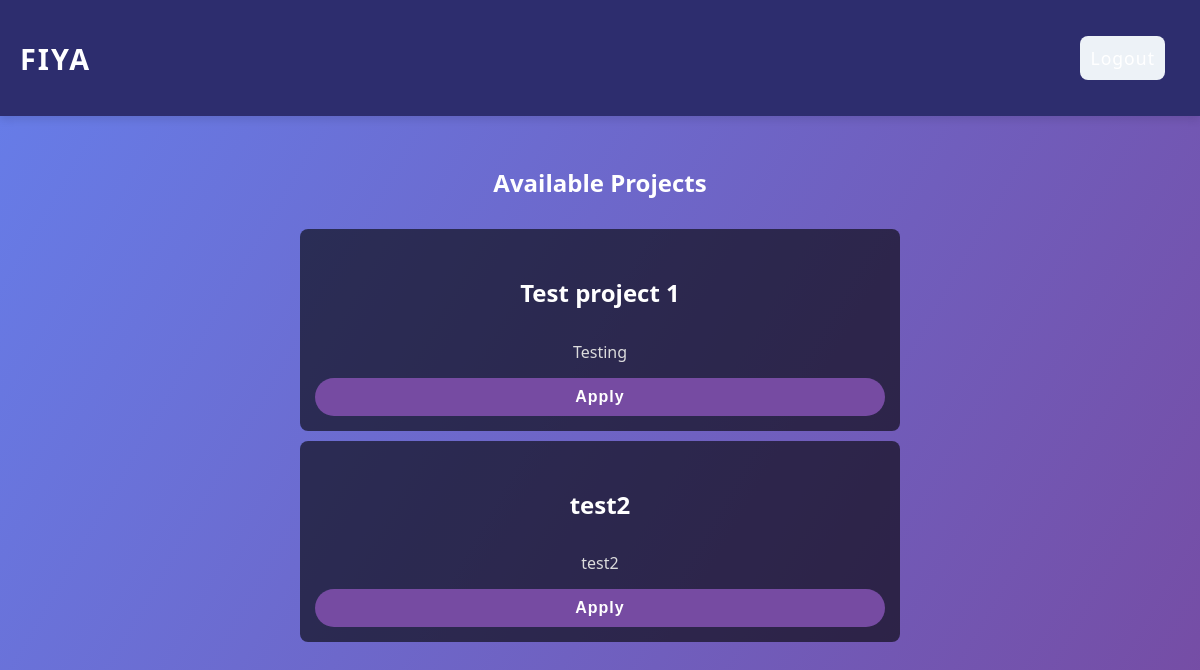
The page /dashboard (signed in) on the database as committed earlier.
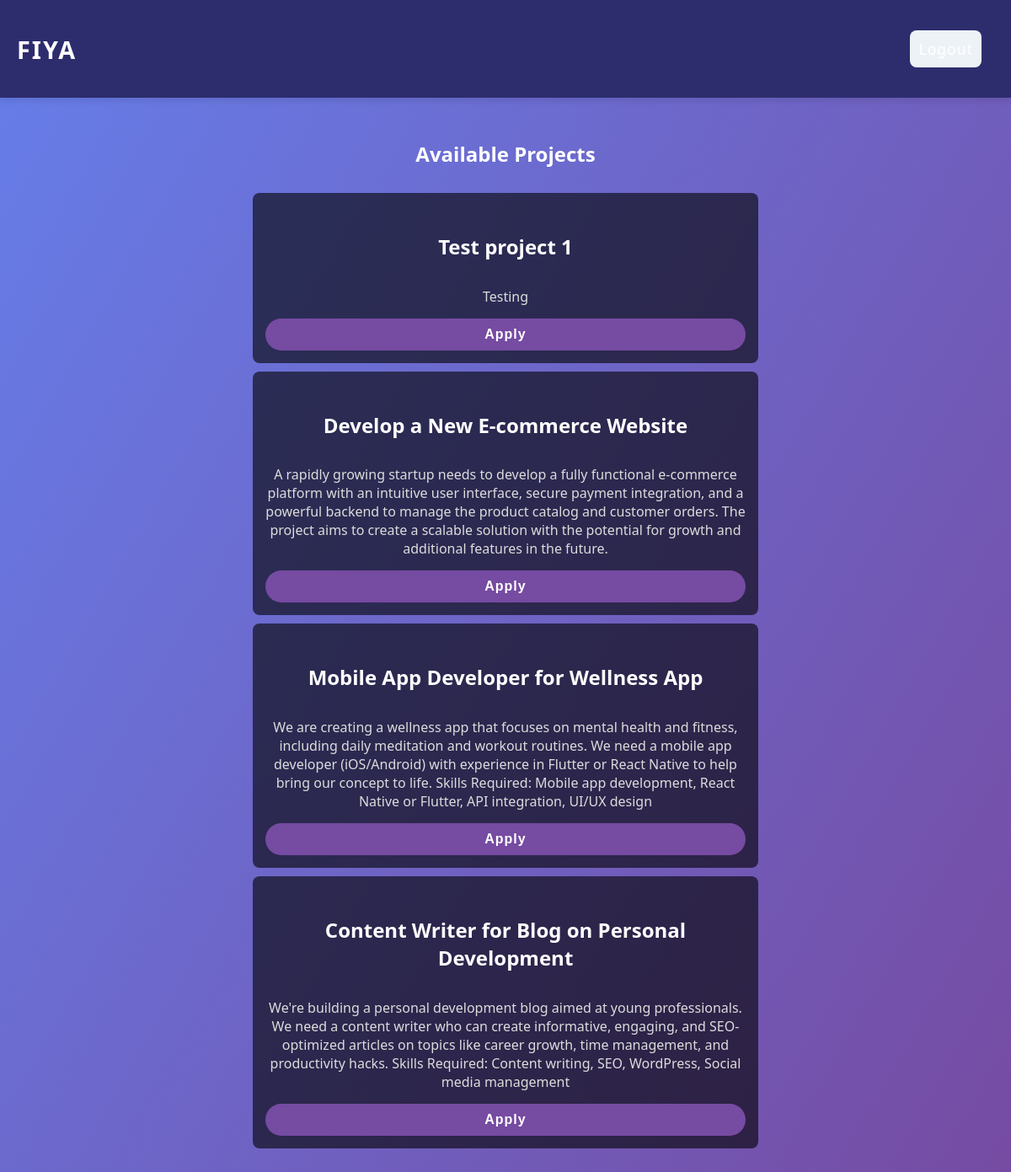
The same page on the database as committed later.
### models.py (models this page shows, shortened)
class Project(db.Model):
    id = db.Column(db.Integer, primary_key=True)
    title = db.Column(db.String(100), nullable=False)
    description = db.Column(db.Text, nullable=False)
    created_by = db.Column(db.Integer, db.ForeignKey('user.id'), nullable=False)
    match_score = db.Column(db.Integer, default=0)  # Optional, calculated as needed
    status = db.Column(db.String(50), default='open')  # e.g., 'open', 'closed'
    applications = db.relationship('Application', backref='project', lazy=True)

### app.py (the view)
@app.route('/dashboard', methods=['GET'])
@login_required
def dashboard():
    if current_user.role == 'leader':
        projects = Project.query.filter_by(created_by=current_user.id).all()
        project_applications = {}
        for project in projects:
            applications = Application.query.filter_by(project_id=project.id).all()
            applicants = []
            for app in applications:
                contributor = User.query.get(app.contributor_id)
                applicants.append({'username': contributor.username, 'match_score': app.match_score})
            project_applications[project.id] = applicants
        return render_template('dashboard_leader.html', projects=projects, project_applications=project_applications)
    elif current_user.role == 'contributor':
        projects = Project.query.all()
        project_data = []
        for project in projects:
            leader = User.query.get(project.created_by)
            project_data.append({
                'id': project.id,
                'title': project.title,
                'description': project.description,
                'leader_name': leader.username if leader else 'Unknown'
            })
        return render_template('dashboard_contributor.html', projects=project_data)

### app.py (called while the page is built)
@login_manager.user_loader
def load_user(user_id):
    return User.query.get(int(user_id))

### templates/dashboard_contributor.html (shortened to what this page needs)
<!DOCTYPE html>
<html lang="en">
<head>
  <link rel="stylesheet" href="{{ url_for('static', filename='css/style.css') }}">
</head>
<body>
  <nav>
    <div class="logo">FIYA</div>
    <ul>
      <li><a href="{{ url_for('logout') }}">Logout</a></li>
    </ul>
  </nav>
  <div class="dashboard-container">
    <h2>Available Projects</h2>
    <div class="projects">
      {% for project in projects %}
        <div class="project">
          <h4>{{ project.title }}</h4>
          <p>{{ project.description }}</p>
          <form action="{{ url_for('apply_project', project_id=project.id) }}" method="POST">
            <button type="submit">Apply</button>
          </form>
        </div>
      {% endfor %}
    </div>
  </div>
</body>
</html>

### static/css/style.css (style rules this page uses)
body { font-family: 'Segoe UI', Tahoma, Geneva, Verdana, sans-serif; background-color: #f5f7fa; margin: 0; padding: 0; color: #333; }
h1, h2, h3 { text-align: center; }
form { display: flex; flex-direction: column; }
button { padding: 12px; background-color: #5a67d8; color: white; border: none; border-radius: 8px; cursor: pointer; font-size: 16px; transition: background-color 0.2s ease; }
a { text-decoration: none; color: #5a67d8; }
ul { list-style-type: none; padding: 0; }
ul li { background-color: #edf2f7; margin: 10px 0; padding: 10px; border-radius: 8px; }

### templates/dashboard_contributor.html (style rules this page uses)
body, html { margin: 0; padding: 0; height: 100%; font-family: 'Segoe UI', Tahoma, Geneva, Verdana, sans-serif; background: linear-gradient(120deg, #667eea, #764ba2); color: #fff; }
nav { display: flex; justify-content: space-between; align-items: center; padding: 20px; background-color: #2d2d6e; box-shadow: 0 4px 8px rgba(0, 0, 0, 0.1); }
nav .logo { font-size: 1.8rem; color: white; font-weight: bold; letter-spacing: 2px; text-transform: uppercase; }
nav ul { display: flex; list-style: none; }
nav ul li { margin: 0 15px; }
nav ul li a { text-decoration: none; color: white; font-size: 1.1rem; letter-spacing: 1px; transition: color 0.3s, transform 0.3s; }
.dashboard-container { display: flex; flex-direction: column; align-items: center; justify-content: center; padding: 30px; text-align: center; }
.projects { width: 80%; max-width: 600px; }
.project { background-color: rgba(0, 0, 0, 0.6); margin: 10px 0; padding: 15px; border-radius: 8px; transition: background-color 0.3s ease; }
.project h4 { color: #fff; font-size: 1.5rem; }
.project p { color: #dcdcdc; font-size: 1rem; margin-bottom: 15px; }
.project button { padding: 10px 20px; background-color: #764ba2; color: white; border-radius: 30px; font-weight: bold; letter-spacing: 1px; transition: background-color 0.3s ease, transform 0.3s ease; }

Rows that differ between the two databases and show on the page:
removed Project: title "test2", description "test2"
added Project: title "Develop a New E-commerce Website", description "A rapidly growing startup needs to develop a fully functional e-commerce platform with an intuitive user interface, secure payment integration, and a powerful backend to manage the product catalog and customer orders. The project aims to create a scalable solution with the potential for growth and additional features in the future."
added Project: title "Mobile App Developer for Wellness App", description "We are creating a wellness app that focuses on mental health and fitness, including daily meditation and workout routines. We need a mobile app developer (iOS/Android) with experience in Flutter or React Native to help bring our concept to life. Skills Required: Mobile app development, React Native or Flutter, API integration, UI/UX design"
added Project: title "Content Writer for Blog on Personal Development", description "We're building a personal development blog aimed at young professionals. We need a content writer who can create informative, engaging, and SEO-optimized articles on topics like career growth, time management, and productivity hacks. Skills Required: Content writing, SEO, WordPress, Social media management"
Other text that changed with them:
new list line: "Apply"
list line gone: "Apply"
